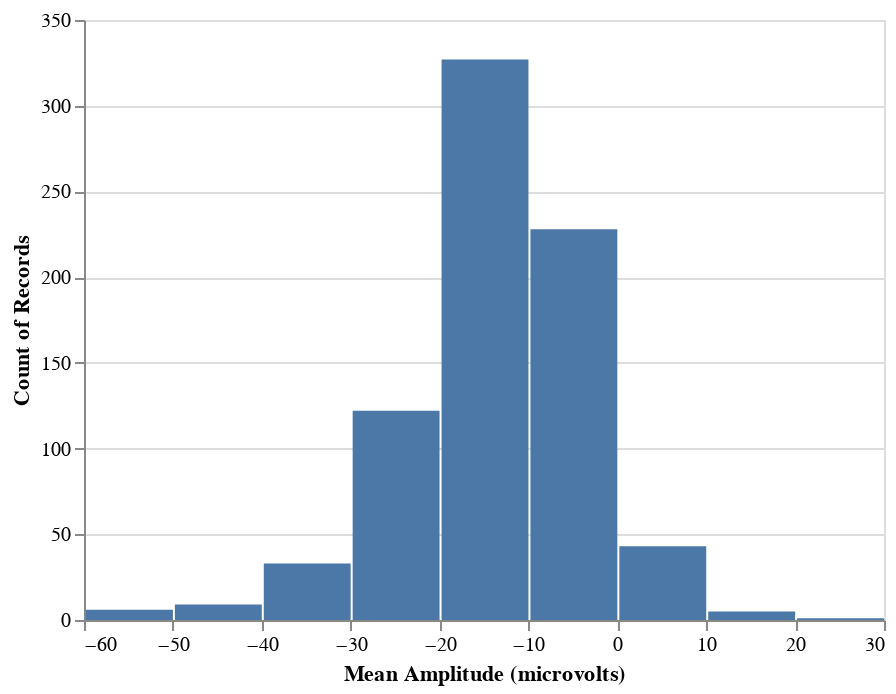

This figure's notebook cell:
### Markdown cell above
### histogram: 
plot distribution of y in histrogram format. won't work if df has more than 5000 rows.
- required packages: altair, altair saver
- inputs: df, y, x1 
- outputs: plot, automatically saves plot as a .png to output directory

### Code cell
def histogram(df, y):
    if df.shape[0] >5000:
        return 'The dataframe is too large. Subset the data or use a different dataframe.'
    else:
        return alt.Chart(df).mark_bar().encode(alt.X(y,title= ylab[0], bin = True), y = 'count()', )

# test case:
histogram(df, y[0])

### Figure 1 — Vega-Lite specification as saved in the notebook (floating-point values rounded to 4 significant figures; data arrays with more than 128 entries replaced by an {"elided": "..."} marker saying what was removed)
{"config": {"view": {"continuousWidth": 400, "continuousHeight": 300}}, "data": {"name": "data-127f9f40bbb343e8811647bb27514c91"}, "mark": "bar", "encoding": {"x": {"type": "quantitative", "bin": true, "field": "MNA", "title": "Mean Amplitude (microvolts)"}, "y": {"type": "quantitative", "aggregate": "count"}}, "$schema": "https://vega.github.io/schema/vega-lite/v4.8.1.json", "datasets": {"data-127f9f40bbb343e8811647bb27514c91": {"elided": "774 records"}}}
